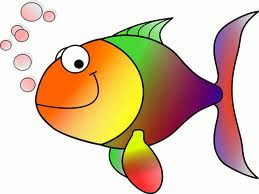
#> input picture data2/HappyFish.jpg, 259 x 194 px, found by its file name; its folder holds only this picture in this run
$ python make_label.py
#> lines starting #> are read from the running program, lines starting #| are printed output that depends on the picture; after the words box and inside, x2 and y2 are one past the last pixel; in counts of white or black regions, pixels touching at a corner belong together
import cv2
import numpy as np
import os

# 이미지 파일을 불러올 폴더 경로 설정
image_folder = 'opencvDojang/data2/'  # 이미지 폴더 경로 설정

# 이미지 파일 리스트 가져오기
image_files = [f for f in os.listdir(image_folder) if f.endswith(('.jpg', '.png', '.jpeg'))]
image_index = 0  # 현재 표시할 이미지의 인덱스

# 현재 선택된 이미지 불러오기
def load_image(image_index):
#> called with image_index = 0
    image_path = os.path.join(image_folder, image_files[image_index])
    image = cv2.imread(image_path)
#> image is the input picture: shape (194, 259, 3); mean B, G, R 170.8, 196.4, 219.3
    image_resize = cv2.resize(image, (0, 0), fx=0.5, fy=0.5)
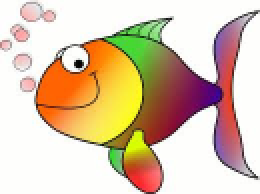
#> image_resize: shape (97, 130, 3) (shown 2 times larger); mean B, G, R 171.2, 196.7, 219.5
    return image_resize

orig_image = load_image(image_index)  # 첫 번째 이미지를 로드

# 이미지 크기
img_height, img_width = orig_image.shape[:2]
#> img_height = 97; img_width = 130
circle_radius = 10  # 원의 반지름 설정

# 초기 다각형의 좌표 설정 (예: 사각형)
points = np.array([
    [int(img_width * 0.25), int(img_height * 0.25)],  # 좌상단
    [int(img_width * 0.75), int(img_height * 0.25)],  # 우상단
    [int(img_width * 0.75), int(img_height * 0.75)],  # 우하단
    [int(img_width * 0.25), int(img_height * 0.75)]   # 좌하단
], dtype=np.int32)
#> points = [[32, 24], [97, 24], [97, 72], [32, 72]]

selected_point = None  # 현재 선택된 포인트
current_label = None  # 선택된 레이블 (1 또는 2)

# 마우스 콜백 함수 정의
# [12 lines left out: function mouse_callback, not called in this run]

# 이미지에서 다각형 부분만 마스크로 처리하는 함수
def apply_mask(image_resize, points):
    mask = np.zeros(image_resize.shape[:2], dtype=np.uint8)
    cv2.fillPoly(mask, [points], 255)
    masked_image = cv2.bitwise_and(image_resize, image_resize, mask=mask)
    return masked_image

# 사각형 변환 처리 함수
# [51 lines left out: functions warp_to_rectangle, convert_to_yolo_format, save_points, not called in this run]

# 윈도우 설정 및 마우스 콜백 함수 연결
cv2.namedWindow('Image')
cv2.setMouseCallback('Image', mouse_callback)

while True:
    # 복사된 이미지를 이용해 다각형을 그리기
    image_copy = orig_image.copy()

    for point in points:
        cv2.circle(image_copy, tuple(point), 10, (150, 150, 235), 1)
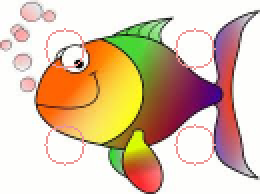
#> image_copy: shape (97, 130, 3) (shown 2 times larger); 1.78% of pixels changed, all inside (x1, y1, x2, y2) = (22, 14, 108, 83)

    cv2.polylines(image_copy, [points], isClosed=True, color=(192, 192, 235), thickness=2)
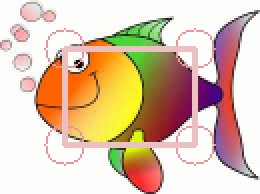
#> image_copy: shape (97, 130, 3) (shown 2 times larger); 5.34% of pixels changed, all inside (x1, y1, x2, y2) = (31, 23, 99, 74)
    masked_image = apply_mask(orig_image, points)
#> in apply_mask, `cv2.fillPoly(mask, [points], 255)`:
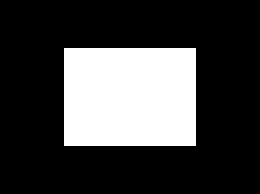
#> mask: shape (97, 130) (shown 2 times larger); 25.6% white; 1 white region, box (x1, y1, x2, y2) and area: (32, 24, 98, 73) 3234
#> in apply_mask, `masked_image = cv2.bitwise_and(image_resize, image_resize, mask=mask)`:
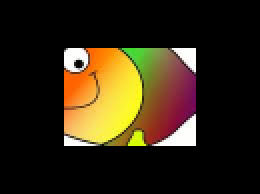
#> masked_image: shape (97, 130, 3) (shown 2 times larger); mean B, G, R 19, 38.6, 49.7

    cv2.imshow('Image', image_copy)
    cv2.imshow('Masked Image', masked_image)

    # key1 = cv2.waitKeyEx(1) & 0xFF
    key = cv2.waitKeyEx(30)
#> (key q is pressed here)
#> key = 113

    # 's' 키를 누르면 다각형 영역을 사각형으로 변환하여 새 창에 표시
    if key == ord('s'):
        if current_label is not None:  # 레이블이 선택되었을 때만 저장 가능
            if len(points) >= 4:
                img_height, img_width = orig_image.shape[:2]
                warped_image = warp_to_rectangle(orig_image, points)
                cv2.imshow('Warped Image', warped_image)
                save_points(image_index, points, img_height, img_width, current_label)  # 좌표 저장 함수 호출
        else:
            print('레이블을 선택해주세요.')

    # 왼쪽 화살표 키를 누르면 이전 이미지
    if key ==0x250000:  # 왼쪽 방향키
        if image_index > 0:
            image_index -= 1
            orig_image = load_image(image_index)
            # 이미지 크기
            img_height, img_width = orig_image.shape[:2]
            circle_radius = 10  # 원의 반지름 설정
            # 초기 다각형의 좌표 설정 (예: 사각형)
            points = np.array([
                [int(img_width * 0.25), int(img_height * 0.25)],  # 좌상단
                [int(img_width * 0.75), int(img_height * 0.25)],  # 우상단
                [int(img_width * 0.75), int(img_height * 0.75)],  # 우하단
                [int(img_width * 0.25), int(img_height * 0.75)]   # 좌하단
            ], dtype=np.int32)
            current_label = None

    # 오른쪽 화살표 키를 누르면 다음 이미지
    if key ==0x270000:  # 오른쪽 방향키
        if image_index < len(image_files) - 1:
            image_index += 1
            orig_image = load_image(image_index)
            # 이미지 크기
            img_height, img_width = orig_image.shape[:2]
            circle_radius = 10  # 원의 반지름 설정
            # 초기 다각형의 좌표 설정 (예: 사각형)
            points = np.array([
                [int(img_width * 0.25), int(img_height * 0.25)],  # 좌상단
                [int(img_width * 0.75), int(img_height * 0.25)],  # 우상단
                [int(img_width * 0.75), int(img_height * 0.75)],  # 우하단
                [int(img_width * 0.25), int(img_height * 0.75)]   # 좌하단
            ], dtype=np.int32)
            current_label = None

    # 1 또는 2 키로 레이블을 선택
    if key == ord('1'):
        current_label = 1
        print("레이블 1이 선택되었습니다.")
    elif key == ord('2'):
        current_label = 2
        print("레이블 2가 선택되었습니다.")

    # 'q' 키를 누르면 종료
    if key == ord('q'):
        break

cv2.destroyAllWindows()

$ run again, on data2/apple1.png
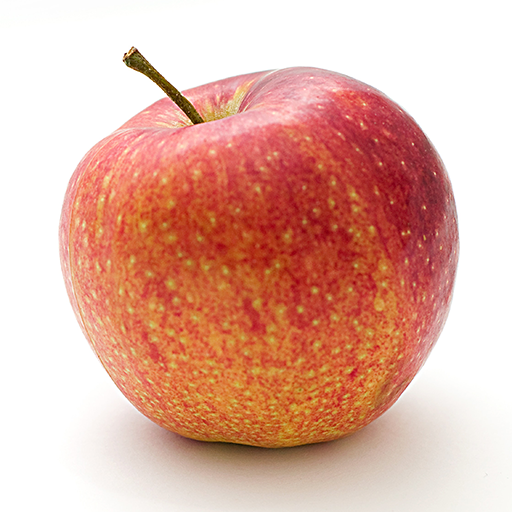
#> input picture data2/apple1.png, 512 x 512 px, found by its file name
#> in load_image, image is the input picture: shape (512, 512, 3); mean B, G, R 163.1, 177.7, 225.5
#> in apply_mask, `cv2.fillPoly(mask, [points], 255)`:
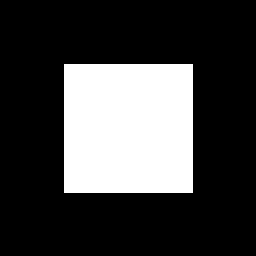
#> mask: shape (256, 256); 25.4% white; 1 white region, box (x1, y1, x2, y2) and area: (64, 64, 193, 193) 16641
#> in apply_mask, `masked_image = cv2.bitwise_and(image_resize, image_resize, mask=mask)`:
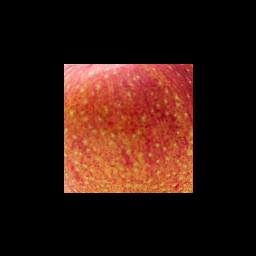
#> masked_image: shape (256, 256, 3); mean B, G, R 15, 22.9, 50.6
#> key = 113

$ run again, on data2/apple2.png
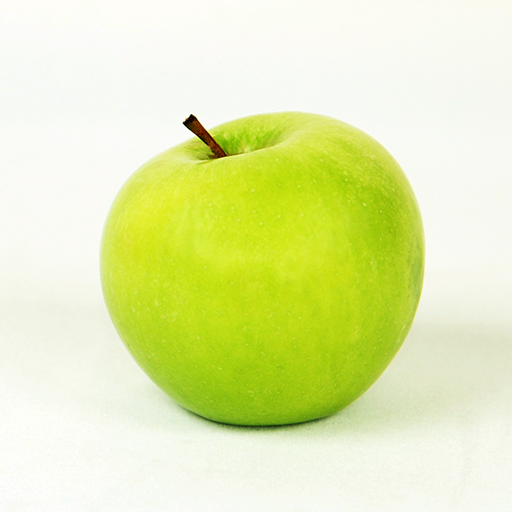
#> input picture data2/apple2.png, 512 x 512 px, found by its file name
#> in load_image, image is the input picture: shape (512, 512, 3); mean B, G, R 174.5, 237.1, 227.2
#> in apply_mask, `cv2.fillPoly(mask, [points], 255)`:
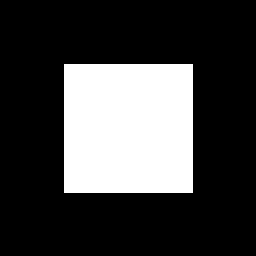
#> mask: shape (256, 256); 25.4% white; 1 white region, box (x1, y1, x2, y2) and area: (64, 64, 193, 193) 16641
#> in apply_mask, `masked_image = cv2.bitwise_and(image_resize, image_resize, mask=mask)`:
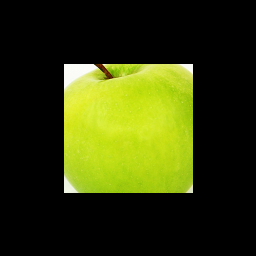
#> masked_image: shape (256, 256, 3); mean B, G, R 10.7, 55.9, 49.4
#> key = 113

$ run again, on data2/apple_th.jpg
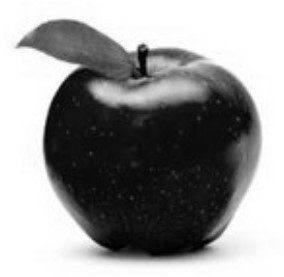
#> input picture data2/apple_th.jpg, 284 x 277 px, found by its file name
#> in load_image, image is the input picture: shape (277, 284, 3); min 0, max 255, mean 150.5
#> after the loop `for point in points:`:
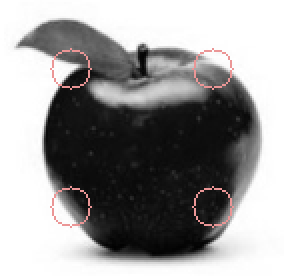
#> image_copy: shape (138, 142, 3) (shown 2 times larger); mean B, G, R 150.6, 150.6, 151.6
#> mask: shape (138, 142); 25.7% white; 1 white region, box (x1, y1, x2, y2) and area: (35, 34, 107, 104) 5040
#> in apply_mask, `masked_image = cv2.bitwise_and(image_resize, image_resize, mask=mask)`:
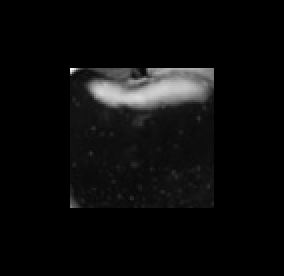
#> masked_image: shape (138, 142, 3) (shown 2 times larger); min 0, max 249, mean 11.5
#> key = 113
